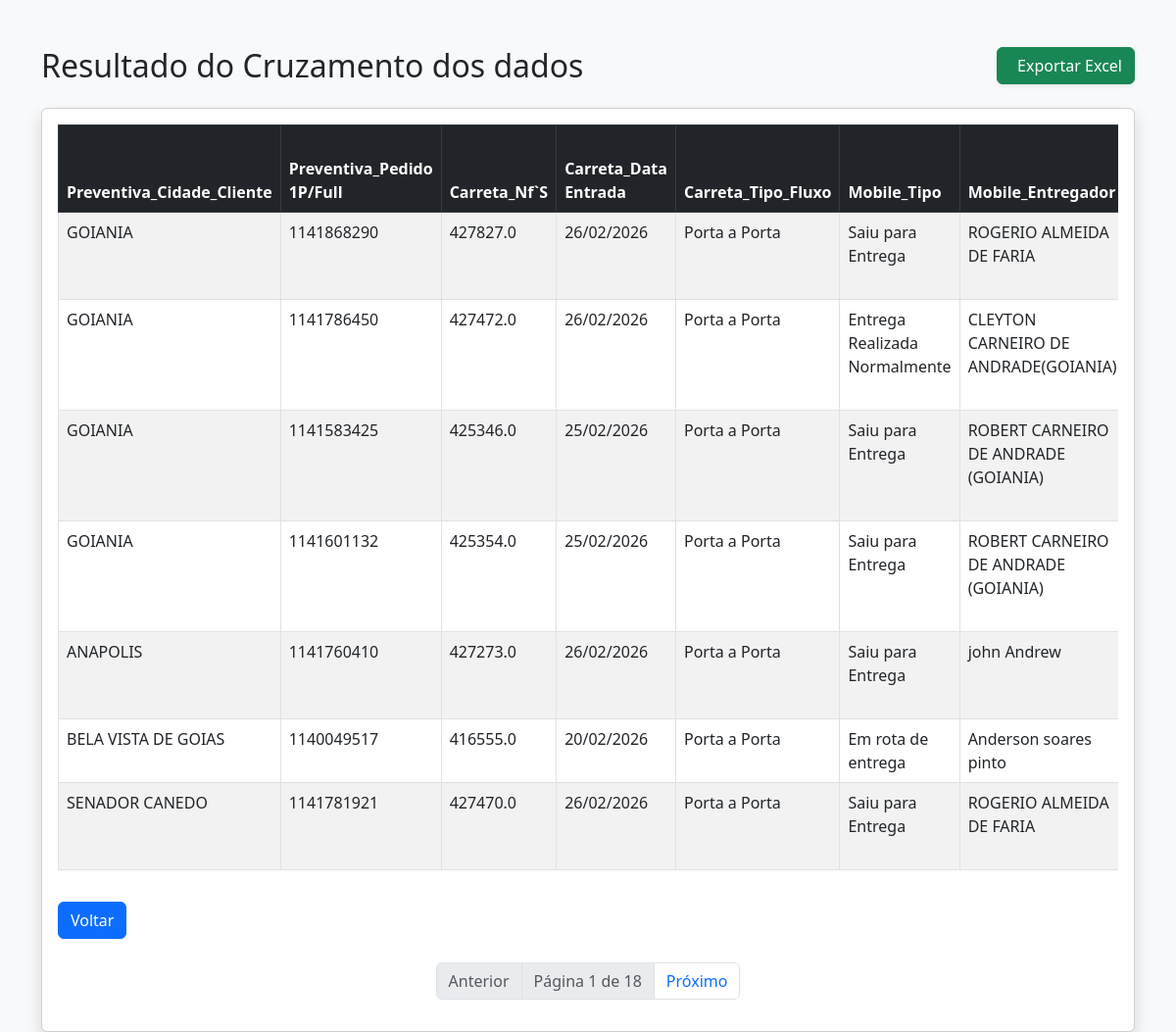
/analisar_dados, run on the app's committed database.
### tables this page shows
CREATE TABLE "analise_resultado" (
"Preventiva_Cidade_Cliente" TEXT,
  "Preventiva_Pedido 1P/Full" INTEGER,
  "Carreta_Nf`S" REAL,
  "Carreta_Data Entrada" TEXT,
  "Carreta_Tipo_Fluxo" TEXT,
  "Mobile_Tipo" TEXT,
  "Mobile_Entregador" TEXT,
  "Esl_Última Ocorrência/Observações" TEXT,
  "Esl_Pessoa/Nome" TEXT,
  "Esl_Última Ocorrência/Data Ocorrência" TEXT,
  "Bipe_Prod_Status_Deposito" TEXT,
  "Bipe_Notas_Ocorrencia" TEXT,
  "Chave_nf-e" TEXT
);

### routes.py (the view)
@rotas.route('/analisar_dados')
def analisar_dados():
    pagina = request.args.get('pagina', 1, type=int)
    processar = request.args.get('processar', 'false') == 'true'
    if processar:
        diretorio_raiz = current_app.config['DIRETORIO_RAIZ']
        caminho_script = os.path.join(diretorio_raiz, 'analise.py') # Corrigido o nome
        enconding_padro = locale.getpreferredencoding(False)
        subprocess.run(['python', caminho_script], capture_output=True, text=True, encoding=enconding_padro)
    itens_por_pg = 7
    lista_dados, total_itens = buscar_dados_paginados(pagina, itens_por_pg)
    total_paginas = (total_itens + itens_por_pg - 1) // itens_por_pg
    dados_formatados = {
        "Excel": lista_dados,
        "pagina_atual": pagina,
        "total_paginas": total_paginas
    }
    return render_template('tabela_resultado.html', dados=dados_formatados)

### database.py (called while the page is built)
def buscar_dados_paginados(pagina, itens_por_pagina=10):
    conn = sqlite3.connect(DB_PATH)
    offset = (pagina - 1) * itens_por_pagina
    query = f"SELECT * FROM analise_resultado LIMIT {itens_por_pagina} OFFSET {offset}"
    df = pd.read_sql(query, conn)
    total_registros = conn.execute("SELECT COUNT(*) FROM analise_resultado").fetchone()[0]
    conn.close()
    return df.to_dict(orient='records'), total_registros

### templates/tabela_resultado.html (shortened to what this page needs)
<!DOCTYPE html>
<html lang="pt-br">
<head>
    <link href="https://cdn.jsdelivr.net/npm/bootstrap@5.3.0/dist/css/bootstrap.min.css" rel="stylesheet">
</head>
<body class="bg-light">
    <div class="container mt-5">
        <div class="d-flex align-items-center justify-content-between mb-4">
            <h2 class="mb-0">Resultado do Cruzamento dos dados</h2>
            <a href="{{ url_for('rotas.baixar_relatorio') }}"
                class="btn btn-success d-flex align-items-center gap-2 shadow-sm">
                Exportar Excel
            </a>
        </div>
        <div class="card shadow">
            <div class="card-body">
                <div class="table-responsive">
                    <table class="table table-striped table-hover table-bordered">
                        <thead class="table-dark">
                            <tr>
                                {% if dados.Excel | length > 0 %}
                                {% for coluna in dados.Excel[0].keys() %}
                                <th>{{ coluna }}</th>
                                {% endfor %}
                                {% else %}
                                <th>Sem dados</th>
                                {% endif %}
                            </tr>
                        </thead>
                        <tbody>
                            {% for linha in dados.Excel %}
                            <tr>
                                {% for valor in linha.values() %}
                                <td>{{ valor }}</td>
                                {% endfor %}
                            </tr>
                            {% endfor %}
                        </tbody>
                    </table>
                </div>
                <a href="{{url_for('rotas.deletar_arquivos')}}" class="btn btn-primary mt-3">Voltar</a>
                <nav class="mt-4">
                    <ul class="pagination justify-content-center">
                        <li class="page-item {{ 'disabled' if dados.pagina_atual == 1 }}">
                            <a class="page-link"
                                href="{{ url_for('rotas.analisar_dados', pagina=dados.pagina_atual - 1) }}">Anterior</a>
                        </li>
                        <li class="page-item disabled">
                            <span class="page-link">Página {{ dados.pagina_atual }} de {{ dados.total_paginas }}</span>
                        </li>
                        <li class="page-item {{ 'disabled' if dados.pagina_atual == dados.total_paginas }}">
                            <a class="page-link"
                                href="{{ url_for('rotas.analisar_dados', pagina=dados.pagina_atual + 1) }}">Próximo</a>
                        </li>
                    </ul>
                </nav>
            </div>
        </div>
    </div>
</body>
</html>

### data on the page
analise_resultado: Preventiva_Cidade_Cliente "GOIANIA", values "1141868290" "427827.0", Carreta_Data Entrada "26/02/2026", Carreta_Tipo_Fluxo "Porta a Porta", Mobile_Tipo "Saiu para Entrega", Mobile_Entregador "ROGERIO ALMEIDA DE FARIA"
analise_resultado: Preventiva_Cidade_Cliente "GOIANIA", values "1141786450" "427472.0", Carreta_Data Entrada "26/02/2026", Carreta_Tipo_Fluxo "Porta a Porta", Mobile_Tipo "Entrega Realizada Normalmente", Mobile_Entregador "CLEYTON CARNEIRO DE ANDRADE(GOIANIA)"
analise_resultado: Preventiva_Cidade_Cliente "GOIANIA", values "1141583425" "425346.0", Carreta_Data Entrada "25/02/2026", Carreta_Tipo_Fluxo "Porta a Porta", Mobile_Tipo "Saiu para Entrega", Mobile_Entregador "ROBERT CARNEIRO DE ANDRADE (GOIANIA)"
analise_resultado: Preventiva_Cidade_Cliente "GOIANIA", values "1141601132" "425354.0", Carreta_Data Entrada "25/02/2026", Carreta_Tipo_Fluxo "Porta a Porta", Mobile_Tipo "Saiu para Entrega", Mobile_Entregador "ROBERT CARNEIRO DE ANDRADE (GOIANIA)"
analise_resultado: Preventiva_Cidade_Cliente "ANAPOLIS", values "1141760410" "427273.0", Carreta_Data Entrada "26/02/2026", Carreta_Tipo_Fluxo "Porta a Porta", Mobile_Tipo "Saiu para Entrega", Mobile_Entregador "john Andrew"
analise_resultado: Preventiva_Cidade_Cliente "BELA VISTA DE GOIAS", values "1140049517" "416555.0", Carreta_Data Entrada "20/02/2026", Carreta_Tipo_Fluxo "Porta a Porta", Mobile_Tipo "Em rota de entrega", Mobile_Entregador "Anderson soares pinto"
analise_resultado: Preventiva_Cidade_Cliente "SENADOR CANEDO", values "1141781921" "427470.0", Carreta_Data Entrada "26/02/2026", Carreta_Tipo_Fluxo "Porta a Porta", Mobile_Tipo "Saiu para Entrega", Mobile_Entregador "ROGERIO ALMEIDA DE FARIA"

### other printed values
{{ coluna }} "Preventiva_Cidade_Cliente" "Preventiva_Pedido 1P/Full" "Carreta_Nf`S" "Carreta_Data Entrada" "Carreta_Tipo_Fluxo" "Mobile_Tipo" "Mobile_Entregador"
{{ dados.pagina_atual }} "1"
{{ dados.total_paginas }} "18"
